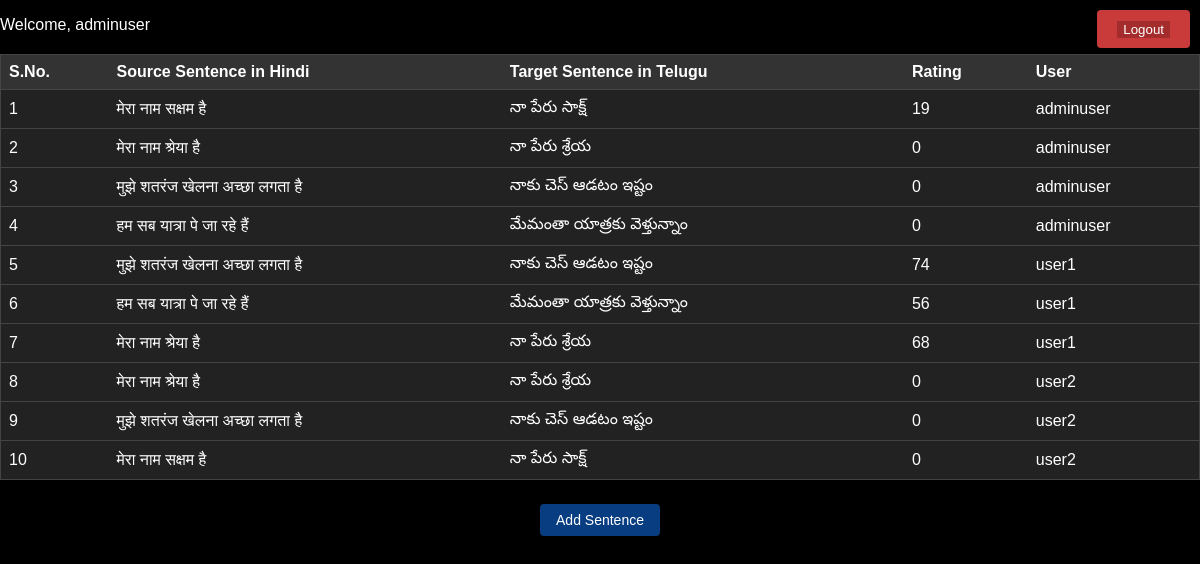
Page /index/ (signed in) on the earlier database version.
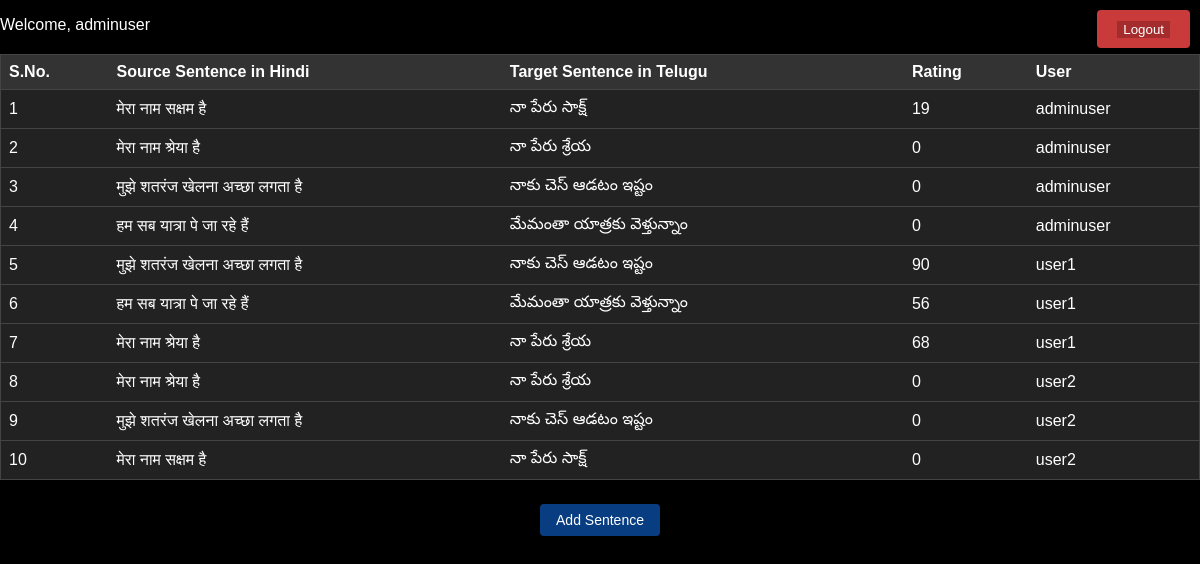
Same page on the later database version.
### ratingapp/models.py (models this page shows, shortened)
class Sentence(models.Model):
    user = models.ForeignKey(User, on_delete=models.CASCADE)
    sno = models.AutoField(primary_key=True)
    source = models.CharField(max_length=100)
    target = models.CharField(max_length=100)
    rating = models.IntegerField(default=0)
    class Meta:
        permissions = [
            ("can_add_sentence", "Can add sentences"),
        ]

### ratingapp/views.py (the view)
# urls.py: path('index/', views.index, name='index'),
@login_required
def index(request):
    if request.user.is_authenticated:
        if not request.user.is_staff:
            user_sentences = Sentence.objects.filter(user=request.user)
            if not user_sentences.exists():
                all_sentences = list(Sentence.objects.all())
                if len(all_sentences) >= 3:
                    random_sentences = random.sample(all_sentences, 3)
                    for sentence in random_sentences:
                        sentence.pk = None  # Clone the sentence object
                        sentence.user = request.user
                        sentence.save()
                else:
                    random_sentences = []
            else:
                random_sentences = user_sentences
            return render(request, 'index.html', {'sentences': random_sentences, 'request': request, 'is_admin': False})
        else:
            sentences = Sentence.objects.all().annotate(avg_rating=Avg('rating'))
            return render(request, 'index.html', {'sentences': sentences, 'request': request, 'is_admin': True})
    else:
        return redirect('loginpage')

### ratingapp/templates/index.html (shortened to what this page needs)
<!DOCTYPE html>
<html lang="en">
<head>
</head>
<body>
    <div id="welcome-user">
        {% if request.user.is_authenticated %}
            <p>Welcome, {{ request.user.username }}</p>
        {% endif %}
    </div>
    <div id="logout-container">
        <form method="POST" action="{% url 'logout' %}" class="logoutButton">
            <input type="submit" value="Logout" id = "submitid">
        </form>
    </div>
     <table>
        <tr>
            <th class="sort-SNO">S.No.</th>
            <th class="sort-SOURCE">Source Sentence in Hindi</th>
            <th class="sort-TARGET">Target Sentence in Telugu</th>
            <th class="sort-RATING">Rating</th>
            {% if request.user.is_authenticated and request.user.is_staff %}
                <th>User</th>
            {% endif %}
        </tr>
        <tbody id="tablebody">
            {% for sentence in sentences %}
            <tr>
                <td class="sno">{{ sentence.sno }}</td>
                <td class="td-sentences">{{ sentence.source }}</td>
                <td class="td-sentences">{{ sentence.target }}</td>
                <td class="td-sentences">{{ sentence.rating }}</td>
                {% if request.user.is_authenticated and request.user.is_staff %}
                    <td>{{ sentence.user.username }}</td>
                {% endif %}
            </tr>
            {% endfor %}
        </tbody>
    </table>
    {% if is_admin %}
    <div style="display: flex; justify-content: center; align-items: center; ">
        <a href="{% url 'add_sentence' %}" id="add-sentence-button" class="myButton">Add Sentence</a>
    </div>
    {% endif %}
</body>
</html>

Differences in the rows shown:
changed Sentence id 5: rating "74" → "90"
